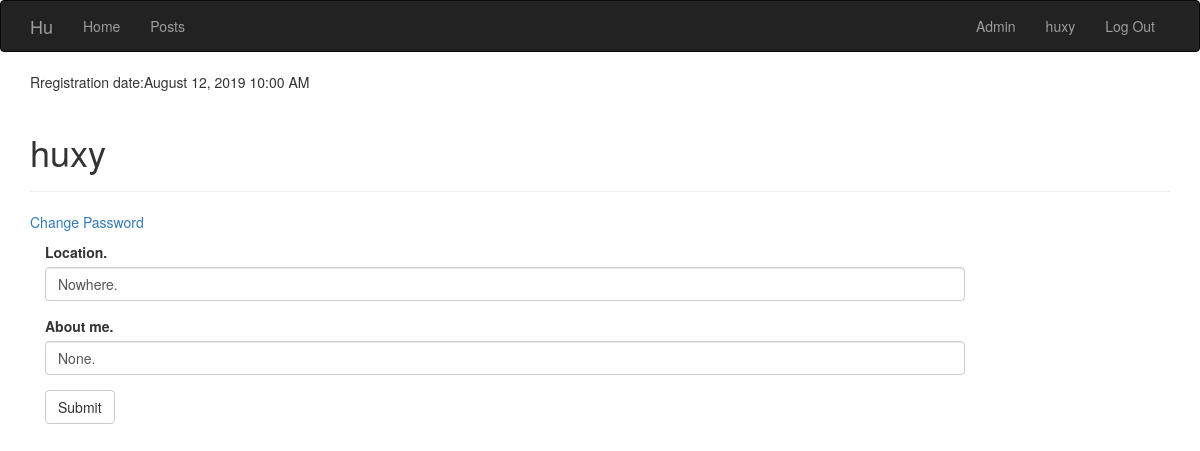
The page /auth/huxy/edit_profile (signed in) on the database as committed earlier.
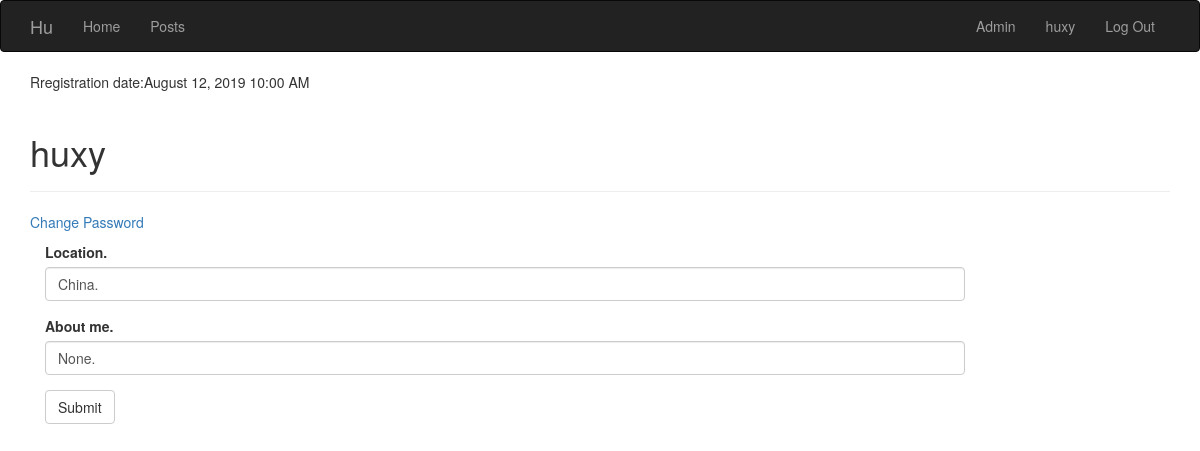
The same page on the database as committed later.
### app/models.py (models this page shows, shortened)
class User(UserMixin, db.Model):
    __tablename__ = 'users'
    id = db.Column(db.Integer, primary_key = True)
    username = db.Column(db.String(64), unique = True, index = True)
    password_hash = db.Column(db.String(128))
    role_id = db.Column(db.Integer, db.ForeignKey('roles.id'))
    location = db.Column(db.String(64))
    about_me = db.Column(db.Text())
    member_since = db.Column(db.DateTime(), default=datetime.utcnow)
    last_seen = db.Column(db.DateTime(), default=datetime.utcnow)
    comments = db.relationship('Comment', backref='author', lazy='dynamic')
    posts = db.relationship('Post', backref='author', lazy='dynamic')
    followed = db.relationship('Follow', foreign_keys=[Follow.follower_id], backref=db.backref('follower', lazy='joined'),lazy='dynamic',cascade='all, delete-orphan')
    follower = db.relationship('Follow', foreign_keys=[Follow.followed_id], backref=db.backref('followed', lazy='joined'),lazy='dynamic',cascade='all, delete-orphan')
    def can(self, permissions):
        return self.role is not None and (self.role.permissions & permissions) == permissions
    def is_administrator(self):
        return self.can(Permissions.ADMINISTRATOR)
    @property
    def password(self):
        raise AttributeError('Password is not a readable attribute.')
    def ping(self):
        self.last_seen = datetime.utcnow()
        db.session.add(self)

### app/auth/views.py (the view)
@auth.route('/<username>/edit_profile', methods=['GET','POST'])
@login_required
def edit_profile(username):
    if not current_user.is_authenticated or current_user.username != username:
        abort(404)
    else:
        form = EditProfileForm()
        if form.validate_on_submit():
            current_user.location = form.location.data
            current_user.about_me = form.about_me.data
            db.session.add(current_user)
            db.session.commit()
            flash('Info has been changed.')
            return redirect(url_for('.account', username=current_user.username))
        else:
            form.location.data = current_user.location
            form.about_me.data = current_user.about_me
            return render_template('auth/edit_profile.html', form=form)

### app/auth/forms.py
class EditProfileForm(FlaskForm):
    location = StringField('Location.', validators=[Length(0, 64)])
    about_me = StringField('About me.', validators=[Length(0,128)])
    submit = SubmitField('Submit')

### app/auth/views.py (called while the page is built)
@auth.before_app_request
def before_request():
    if current_user.is_authenticated:
        current_user.ping()

### app/models.py (called while the page is built)
@login_manager.user_loader
def load_user(user_id):
    return User.query.get(int(user_id))

### app/templates/auth/edit_profile.html (shortened to what this page needs)
{% extends "base.html"%}
{% import "bootstrap/wtf.html" as wtf%}
{%block page_content%}
<div>
	<p>Rregistration date:{{moment(current_user.member_since).format('LLL')}}</p>
</div>
<div class="page-header">
	<h1>{{current_user.username}}</h1>
</div>
<p><a href="{{url_for('auth.change_password', username=current_user.username)}}">Change Password</a></p>
<div class="col-md-10">
	{{ wtf.quick_form(form)}}
</div>
{%endblock%}

### app/templates/base.html (shortened to what this page needs)
{% extends "bootstrap/base.html" %}
{% block head %}
{{super()}}
{% endblock %}
{% block navbar %}
<div class="navbar navbar-inverse" role="navigation">
	<div class="container">
		<div class="navvar-header">
			<a class="navbar-brand" href="{{ url_for('main.index') }}">Hu</a>
		</div>
		<div class="navbar-collapse collapse">
			<ul class="nav navbar-nav">
				<li><a href="{{url_for('main.index')}}">Home</a></li>
			</ul>
			<ul class="nav navbar-nav">
				<li><a href={{url_for('main.posts')}}>Posts</a></li>
			</ul>
			<ul class="nav navbar-nav navbar-right">
				{%if current_user.is_authenticated %}
				{%if current_user.is_administrator() %}
				<li><a href="{{url_for('auth.admin')}}">Admin</a></li>
				{%endif%}
				<li><a href="{{ url_for('auth.account', username=current_user.username)}}">{{current_user.username}}</a></li>
				<li><a href="{{ url_for('auth.logout') }}">Log Out</a></li>
				{%else%}
				<li><a href={{url_for('auth.register')}}>Register</a></li>
				<li><a href="{{url_for('auth.login') }}">Log In</a></li>
				{%endif%}
			</ul>
		</div>
	</div>
</div>
{% endblock %}
{% block content %}
<div class="container">
	{% block page_content %}{% endblock %}
</div>
{% endblock %}

Rows that differ between the two databases and show on the page:
changed User "huxy": location "Nowhere." → "China."
